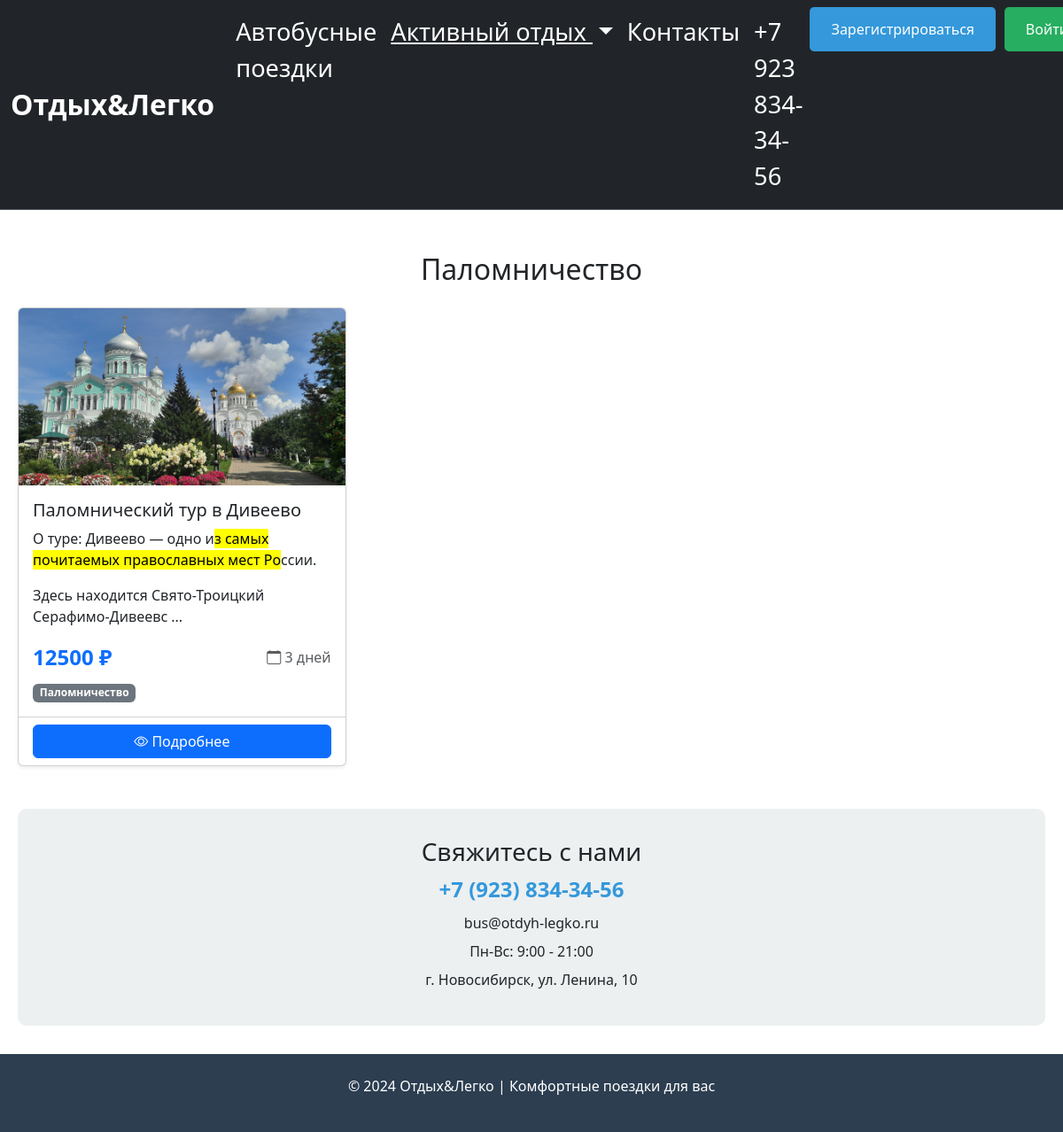
The app's page /tours/active/pilgrimage, older data.
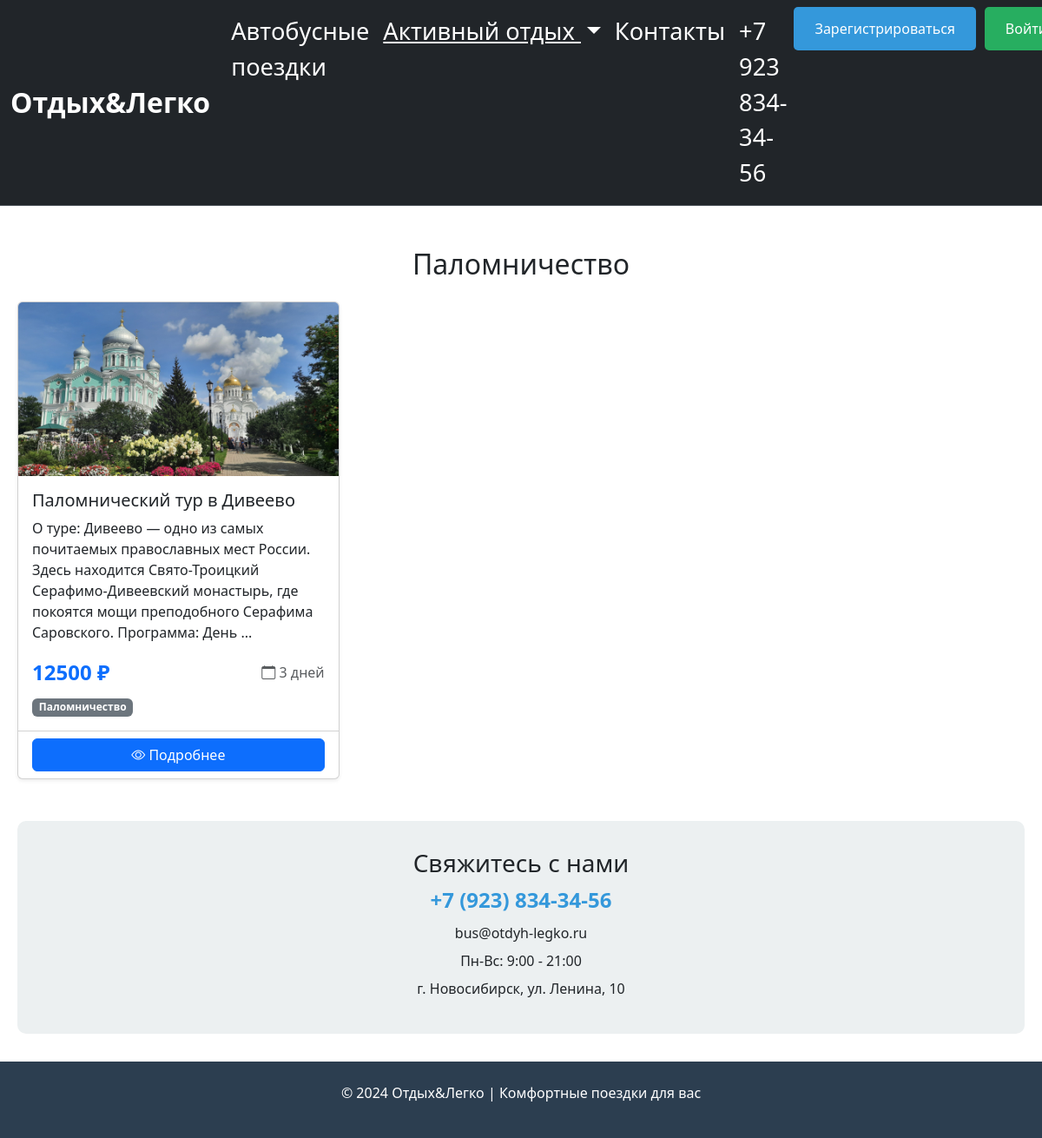
The same page, newer data.
### data/tours.py (models this page shows, shortened)
class Tours(SqlAlchemyBase, SerializerMixin):
    __tablename__ = 'tours'
    id = sqlalchemy.Column(sqlalchemy.Integer,
                           primary_key=True, autoincrement=True)
    category_id = sqlalchemy.Column(sqlalchemy.Integer,
                                    sqlalchemy.ForeignKey("category.id"))
    title = sqlalchemy.Column(sqlalchemy.String,
                              nullable=True)
    content = sqlalchemy.Column(sqlalchemy.TEXT,
                                nullable=True)
    is_published = sqlalchemy.Column(sqlalchemy.Boolean,
                                     default=True)
    free_pl = sqlalchemy.Column(sqlalchemy.Integer)
    duration = sqlalchemy.Column(sqlalchemy.Integer, default=3)
    price = sqlalchemy.Column(sqlalchemy.Integer, default=10000)
    img = sqlalchemy.Column(sqlalchemy.String,
                            nullable=False)
    user_id = sqlalchemy.Column(sqlalchemy.Integer, sqlalchemy.ForeignKey("users.id"))
    category = orm.relationship("Category", back_populates='tours')
    cart_items = orm.relationship('CartItem', back_populates='tour', cascade='all, delete-orphan')
    author = orm.relationship("Users", foreign_keys=[user_id], backref='created_tours')

class Category(SqlAlchemyBase, SerializerMixin):
    __tablename__ = 'category'
    id = sqlalchemy.Column(sqlalchemy.Integer,
                           primary_key=True,
                           autoincrement=True)
    name = sqlalchemy.Column(sqlalchemy.String,
                             nullable=True)
    tours = orm.relationship("Tours", cascade="all, delete", back_populates='category')

### main.py (the view)
@app.route('/tours/active/pilgrimage')
def active_pilgrimage():
    db_sess = db_session.create_session()
    category = db_sess.query(Category).filter(Category.name == 'Паломничество').first()
    if category:
        tours = db_sess.query(Tours).filter(Tours.category_id == category.id).all()
    else:
        tours = []
    return render_template('all_tour.html',
                           title='Паломничество',
                           tours=tours,
                           current_category='Паломничество', active=True)

### data/db_session.py (called while the page is built)
def create_session() -> Session:
    global __factory
    return __factory()

### templates/all_tour.html (shortened to what this page needs)
{% extends "base.html" %}
{% block content %}
<div class="container my-5">
  <h2 class="text-center mb-4">{{ title if title else 'Наши туры' }}</h2>
  {% if tours %}
  <div class="row row-cols-1 row-cols-md-3 g-4">
    {% for tour in tours %}
    {% if not current_category or current_category == tour.category.name %}
    <div class="col">
      <div class="card h-100 shadow-sm">
        {% if tour.img %}
        <img src="{{ url_for('static', filename='img/' + tour.img) }}" class="card-img-top" alt="{{ tour.title }}" style="height: 200px; object-fit: cover;">
        {% else %}
        <img src="https://via.placeholder.com/300x200?text=Нет+фото" class="card-img-top" alt="Нет изображения" style="height: 200px; object-fit: cover;">
        {% endif %}
        <div class="card-body">
          <h5 class="card-title">{{ tour.title }}</h5>
          <div class="card-text">
            {% if tour.content %}
              {{ tour.content[:200]|safe if tour.content|length > 200 else tour.content|safe }}
              {% if tour.content|length > 200 %}...{% endif %}
            {% else %}
              <p class="text-muted">Описание временно недоступно</p>
            {% endif %}
          </div>
          <div class="d-flex justify-content-between align-items-center mt-3">
            <span class="text-primary fw-bold fs-4">{{ tour.price }} ₽</span>
            <span class="text-muted"><i class="bi bi-calendar"></i> {{ tour.duration }} дней</span>
          </div>
          {% if tour.category %}
          <div class="mt-2">
            <span class="badge bg-secondary">{{ tour.category.name }}</span>
          </div>
          {% endif %}
        </div>
        <div class="card-footer bg-transparent">
          <a href="/tour/inf/{{ tour.id }}" class="btn btn-primary w-100">
            <i class="bi bi-eye"></i> Подробнее
          </a>
        </div>
      </div>
    </div>
    {% endif %}
    {% endfor %}
  </div>
  {% endif %}
</div>
{% endblock %}

Row changes from the older to the newer data that the page shows:
changed Tours "Паломнический тур в Дивеево": content "О туре: Дивеево — одно и з самых почитаемых православных мест Ро ссии. Здесь находится Свято-Троицкий Серафимо-Дивеевс" → "…туре: Дивеево — одно из самых почитаемых православных мест России. Здесь находится Свято-Троицкий Серафимо-Дивеевский монастырь, где покоятся мощи преподобного Серафима Саровского. Программа: День"
